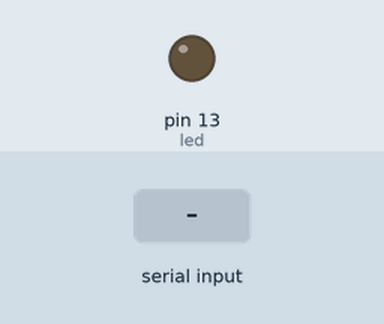
Simulated run of this sketch. Board: Arduino Uno, built with avr-gcc and run on an emulated ATmega328P. Parts: output pins drawn as LEDs (lit = HIGH). Inputs (shaded band) come from the test bench.

Above: at 1.2 s.
1.3 s: "1" received over Serial
At 2.5 s:
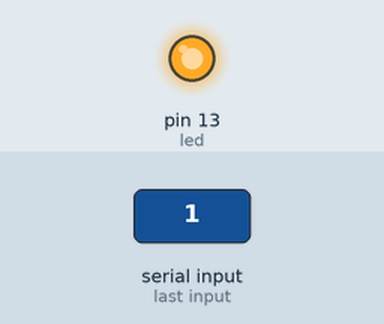
2.8 s: "0" received over Serial
At 3.9 s:
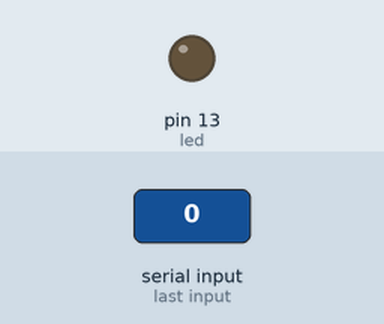
Timing chart, 0 to 5.8 s (numbered marks = the images above; inputs shaded):
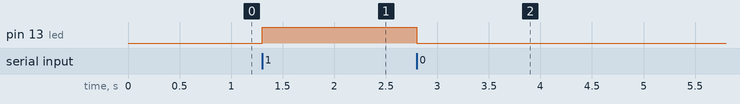

Measured:
- after the input at 1.3 s, pin 13 (led): LOW → HIGH at once
- after the input at 2.8 s, pin 13 (led): HIGH → LOW at once

The sketch:

Input_from_computer.ino
```cpp
int led = 13;
char receive = 0;

void setup() {
  // put your setup code here, to run once:
  pinMode(led,OUTPUT);
  Serial.begin(9600);

}

void loop() {
  // put your main code here, to run repeatedly:
  if(Serial.available() > 0)
  {
    receive = Serial.read();

    if(receive == '1')
    {
      digitalWrite(led,HIGH);
    }

    else if(receive == '0')
    {
      digitalWrite(led,LOW);
    }
  }
}
```
